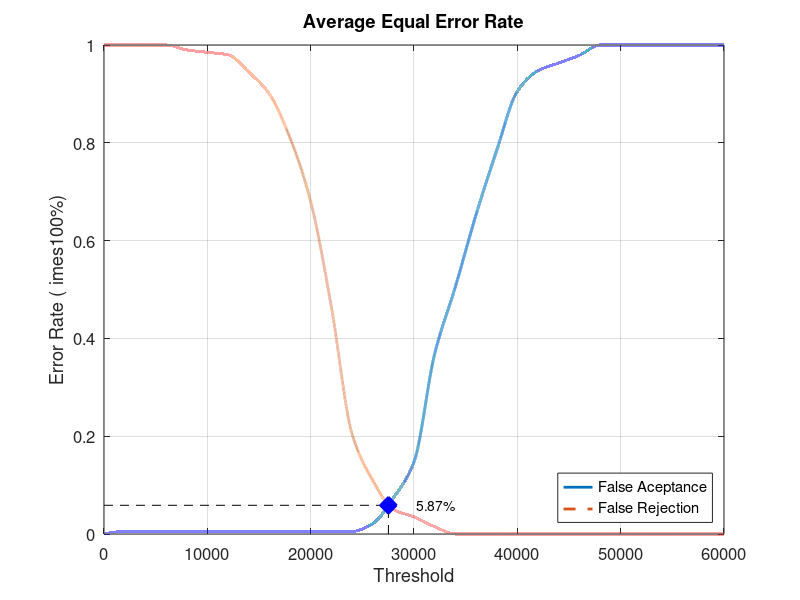
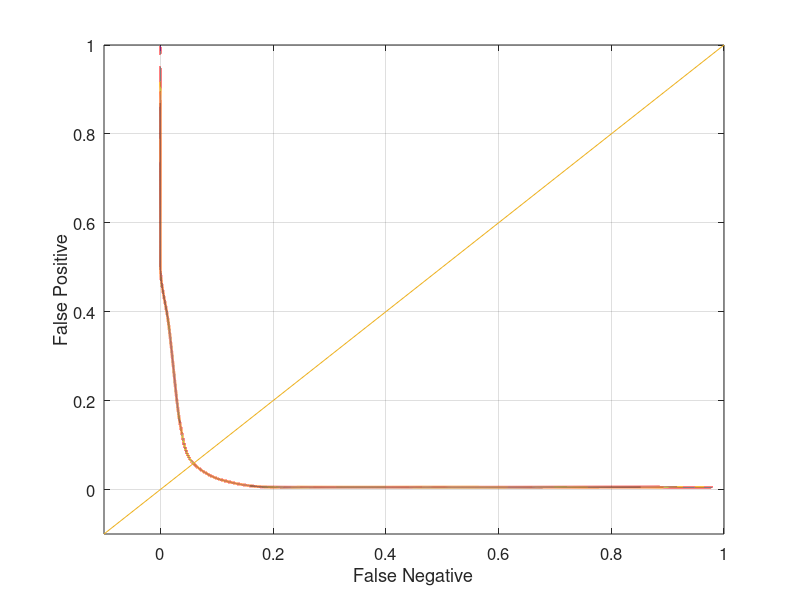

Write the MATLAB code that produced these figures, in order.
close all;
clear;
clc;
x = 0:2000:60000;
xq = 0:0.5:60000;

y0 = [0 0.00526316 0.00526316 0.00526316 0.00526316 0.00526316 0.00526316 0.00526316 0.00526316 0.00526316 0.00526316 0.00526316 0.00526316 0.0210526 0.0736842 0.147368 0.368421 0.505263 0.652632 0.784211 0.905263 0.947368 0.963158 0.978947 1 1 1 1 1 1 1]
yy0 = interp1(x, y0, xq, 'pchip');
y1 = [1 1 1 1 0.99 0.985 0.98 0.945 0.9 0.81 0.68 0.465 0.205 0.11 0.05 0.035 0.015 0 0 0 0 0 0 0 0 0 0 0 0 0 0]
yy1 = interp1(x, y1, xq, 'pchip');

% Calculating EER: 
y2 = abs(y0 - y1);
find(y2 == min(y2))
yy2 = abs(yy0 - yy1);
xEER = find(yy2 == min(yy2));
xEERIndex = xq(xEER) % X-axis EER
yEER = yy0(xEER) % Y-axis EER

main = figure
plot(xq, yy0,'-','LineWidth', 2);	hold on
plot(xq, yy1,'--','LineWidth', 2);	hold on
plot([xEERIndex xEERIndex], [0 yEER], 'k--');	hold on
plot([0 xEERIndex], [yEER yEER], 'k--');	hold on
plot(xEERIndex, yEER, 'bx', 'LineWidth', 10);	hold on
text(xEERIndex + 10 * xEERIndex / 100, yEER, [num2str(round((10000 * yEER)) / 100) '%'])
legend('False Aceptance', 'False Rejection', 'Location', 'SouthEast')
xlabel('Threshold')
ylabel('Error Rate (	imes100%)')
title('Average Equal Error Rate')
set(gca, 'FontSize', 12)
axis([0 60000 0 1])
grid on

print(main, 'Database1_4Main', '-dpng');
FNRxFPR = figure('Color', [1 1 1]);
plot(yy1, yy0, '-', yy1, yy0, 'LineWidth', 2);
hold on
y = -0.1:0.1:1
plot(y, y); 
set(gca, 'FontSize', 12)
xlabel('False Negative')
ylabel('False Positive')
axis([-0.1 1 -0.1 1])
set(gca, 'FontSize', 12)
grid on

print(FNRxFPR, 'Database1_4FNRxFPR','-dpng');
